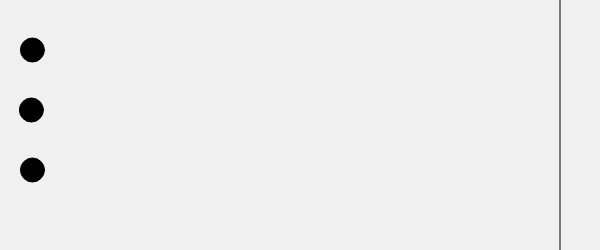
Frame 1 (no input)
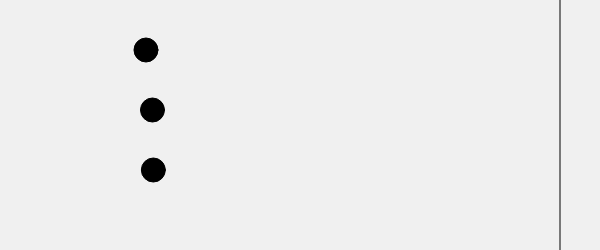
Frame 60 (no input)
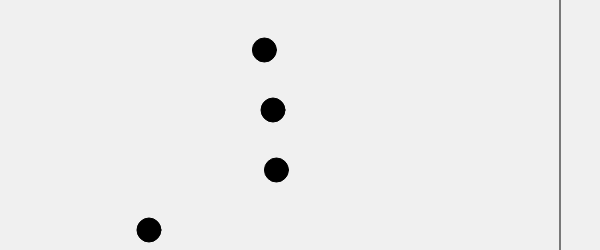
Frame 120 (the mouse pressed at the canvas centre since frame 60)

The p5.js sketch that drew these frames (run headless with seeded random() and noise() and a simulated clock; from frame 60 on, the mouse is pressed at the canvas centre):

// p5.js sketch
// ── sketch.js
let racerXs = [30, 30, 30];
let startY = 50;
let yStep = 60;
let finishX = 560;

function setup() {
  createCanvas(600, 250);
}

function draw() {
  background(240);
  line(finishX, 0, finishX, height);

  for (let i = 0; i < racerXs.length; i++) {
    let y = startY + yStep * i;

    if (racerXs[i] < finishX) {
      racerXs[i] += random(1, 3);
    }

    if (racerXs[0] > 300) {
      fill("red");
    } else {
      fill("black");
    }

    circle(racerXs[i], y, 24);
  }
}

function mousePressed() {
  if (keyIsDown(SHIFT)) {
    racerXs.pop();
  } else {
    racerXs.push(30);
  }
}

function keyPressed() {
  if (key === "r" || key === "R") {
    racerXs[0] = 30;
  }
}
